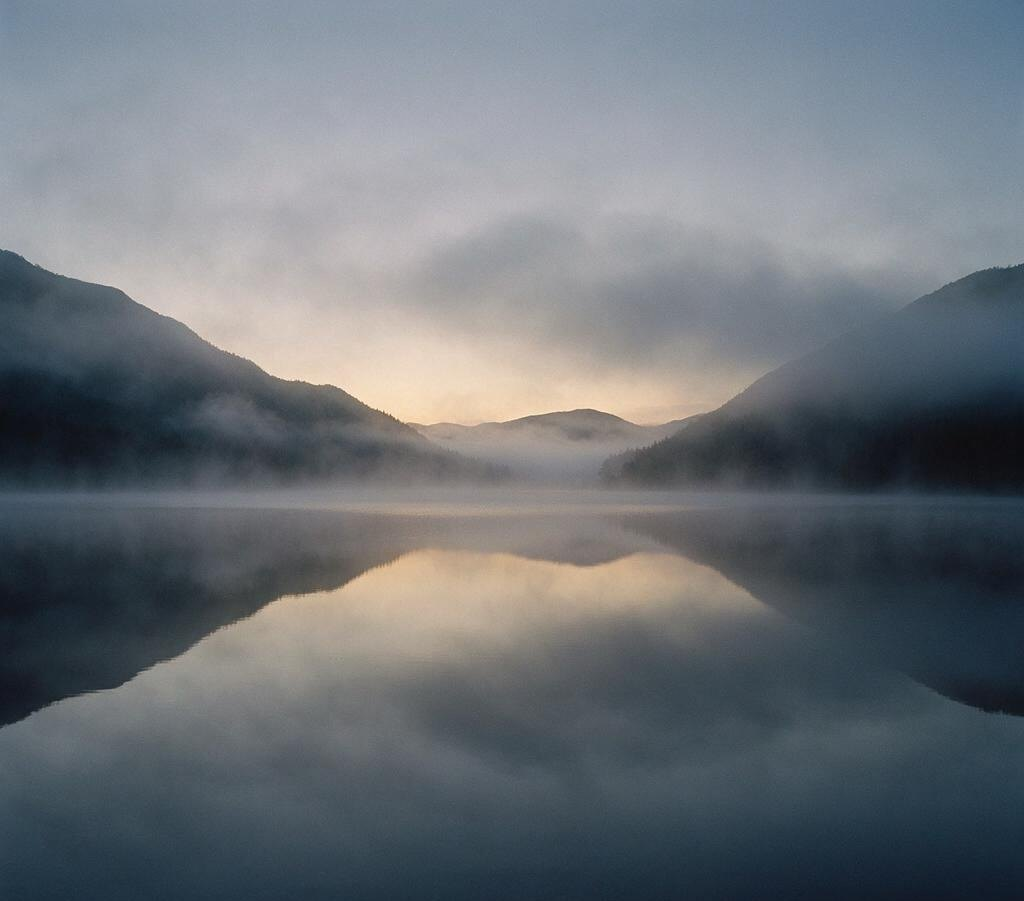
#> input picture photos/04-mist-lake.jpg, 1024 x 901 px; its folder holds 4 pictures in this run; the run also reads 2 pictures not shown here
$ python serve.py
#> lines starting #> are read from the running program, lines starting #| are printed output that depends on the picture
### tools/photos_lib.py
from __future__ import annotations

import json
import math
import re
from datetime import datetime
from pathlib import Path

ROOT = Path(__file__).resolve().parents[1]
PHOTOS = ROOT / "photos"
THUMBS = PHOTOS / "thumbs"
MEDIUM = PHOTOS / "medium"
META = PHOTOS / "meta.json"
MANIFEST = PHOTOS / "manifest.json"
IMAGE_EXTS = {".jpg", ".jpeg", ".png", ".webp", ".gif", ".avif"}
# 列表用多档缩略图：小屏 400、常规 800、回退 1200
THUMB_STEPS = (400, 800, 1200)
THUMB_MAX_EDGE = 1200
THUMB_QUALITY = 78
MEDIUM_MAX_EDGE = 1280
MEDIUM_QUALITY = 78
# AVIF 同主观质量体积约为 WebP 的 60-70%，质量参数独立调
AVIF_THUMB_QUALITY = 55
AVIF_MEDIUM_QUALITY = 55


def title_from_name(name: str) -> str:
    stem = Path(name).stem
    stem = re.sub(r"^\d+[-_\s]*", "", stem)
    stem = stem.replace("-", " ").replace("_", " ").strip()
    return stem or Path(name).stem


def normalize_slug(raw: str) -> str:
    """slug 归一：小写、非字母数字整段折成单个连字符、去首尾连字符。

    与 tools/gen_work_pages.mjs 的 normalizeSlug 是**同一条规则的两份实现**：
    这份在 sync 时写进 manifest（浏览器 F-4 分享按钮与逐图页生成器共用的唯一
    来源），那份负责生成器的校验与老清单的回退计算。一致性由
    tests/unit/gen-work-pages.test.mjs 的「真清单一致性」用例在真数据上钉住。
    """
    return re.sub(r"[^a-z0-9]+", "-", str(raw or "").lower()).strip("-")


def file_date(path: Path) -> str:
    ts = path.stat().st_mtime
    return datetime.fromtimestamp(ts).strftime("%Y-%m-%d")


def photo_date(path: Path) -> str:
    """优先 EXIF DateTimeOriginal / DateTime，否则文件 mtime。"""
    try:
        from PIL import Image
    except ImportError:
        return file_date(path)
    try:
        with Image.open(path) as im:
            exif = im.getexif()
            if not exif:
                return file_date(path)
            # 36867 DateTimeOriginal, 306 DateTime
            raw = exif.get(36867) or exif.get(306)
            if not raw:
                return file_date(path)
            day = str(raw).strip().split(" ")[0].replace(":", "-")
            datetime.strptime(day, "%Y-%m-%d")
            return day
    except Exception:
        return file_date(path)


def image_size(path: Path) -> tuple[int, int] | None:
    try:
        from PIL import Image
    except ImportError:
        return None
    try:
        with Image.open(path) as im:
            return int(im.width), int(im.height)
    except Exception:
        return None


def is_animated(path: Path) -> bool:
    """GIF / 动图 WebP / APNG 等多帧图。"""
    try:
        from PIL import Image
    except ImportError:
        return path.suffix.lower() == ".gif"
    try:
        with Image.open(path) as im:
            n = getattr(im, "n_frames", 1)
            return int(n) > 1
    except Exception:
        return path.suffix.lower() == ".gif"


# ── 墙色调色板（P1-6）────────────────────────────────────────────────────────
# 原先由 app.js 的 sampleRoomColor() 在浏览器里逐张 <img> 做
# canvas 28×28 取色 + 饱和度打分 + 对比度迭代。三个问题：
#   1. 每次 renderGallery 对全部卡片重跑一遍（筛选切换 = 全量重采样）；
#   2. 采样必须等图解码，落地前 --card-wall 是初始值 → 首屏可见色跳；
#   3. **结果不确定**：采的是 srcset 里浏览器实际选中的那一档（400/800/1200）
#      与格式（AVIF/WebP），随时随设备而变 —— 同一张画在不同宽度下墙色不同。
# 改为在 sync 阶段用 Pillow 一次性算好写进 manifest，客户端只做样式赋值。
# 算法与 sampleRoomColor 逐行对齐（含 Math.round 的半数进位方向）。
PALETTE_EDGE = 28
_PALETTE_HALL = (31, 42, 36)
_PALETTE_DIM = (12, 16, 14)
_PALETTE_IVORY = (240, 234, 216)


def _js_round(v: float) -> int:
    """JS 的 Math.round 对 .5 恒向 +∞ 进位；Python round() 是银行家舍入，必须区分。"""
    return math.floor(v + 0.5)


def _mix(c: tuple, t: tuple, k: float) -> tuple:
    return tuple(c[i] * (1 - k) + t[i] * k for i in range(3))


def _rel_lum(c: tuple) -> float:
    def f(v: float) -> float:
        s = max(0.0, min(255.0, v)) / 255
        return s / 12.92 if s <= 0.03928 else ((s + 0.055) / 1.055) ** 2.4

    return 0.2126 * f(c[0]) + 0.7152 * f(c[1]) + 0.0722 * f(c[2])


def _contrast_with(c: tuple, fg: tuple) -> float:
    l1, l2 = _rel_lum(c), _rel_lum(fg)
    hi, lo = max(l1, l2), min(l1, l2)
    return (hi + 0.05) / (lo + 0.05)


def _darken_for_ui(c: tuple, fg: tuple, min_ratio: float) -> tuple:
    col = tuple(float(v) for v in c)
    for _ in range(20):
        if _contrast_with(col, fg) >= min_ratio:
            return col
        col = tuple(v * 0.9 for v in col)
    return col


def _css_rgba(c: tuple, a: float = 1) -> str:
    return f"rgba({_js_round(c[0])}, {_js_round(c[1])}, {_js_round(c[2])}, {a})"


def photo_palette(path: Path) -> dict | None:
    """从原图算「展厅墙色」，输出与 sampleRoomColor 同形的四个 CSS 颜色。

    取自**原图**而非缩略图：一次算好即与展示档位解耦，同一张画在卡片／序厅／
    灯箱三处共用一套墙色（原先三处各采各的，同画三色）。
    EXIF 旋转不必处理——旋转是像素集合的双射，均值与最饱和像素都不变。
    无 Pillow 或解码失败返回 None，客户端会自动回落到采样路径。
    """
    try:
        from PIL import Image
    except ImportError:
        return None
    try:
        with Image.open(path) as im:
            # 采样源取**原图**：调色板是画作的属性，不该随我们 WebP/AVIF 编码档位漂移。
            # 滤波选 BILINEAR 是实测结果——与浏览器 drawImage 的缩放在同一张图上的
            # 输出最接近：最大通道差 18（BOX 36 / BICUBIC 49 / LANCZOS 50 / NEAREST 42），
            # 因为 accent 是「最饱和的单像素」argmax，滤波稍有不同就会翻转成另一个像素。
            small = im.convert("RGBA").resize(
                (PALETTE_EDGE, PALETTE_EDGE), Image.Resampling.BILINEAR
            )
            data = small.tobytes()
    except Exception:
        return None

    total_r = total_g = total_b = 0
    count = 0
    best_score = 0.0
    accent = (0, 0, 0)
    for i in range(0, len(data), 4):
        pr, pg, pb, pa = data[i], data[i + 1], data[i + 2], data[i + 3]
        if pa < 32:
            continue
        total_r += pr
        total_g += pg
        total_b += pb
        count += 1
        mx = max(pr, pg, pb)
        mn = min(pr, pg, pb)
        sat = 0.0 if mx == 0 else (mx - mn) / mx
        score = sat * (mx / 255)
        if score > best_score:
            best_score = score
            accent = (pr, pg, pb)
    if not count:
        return None

    avg = (total_r / count, total_g / count, total_b / count)
    accent_rgb = accent if best_score > 0.08 else avg

    # 画作色压进展厅深绿，保持油画馆气质。混合度取高（墙 0.72 / 光晕 0.45）：
    # 采样只贡献明暗与色相差，否则亮米色画作会把序厅/观画室的墙拉成发灰的棕墙。
    wall = _mix(_mix(avg, accent_rgb, 0.35), _PALETTE_HALL, 0.72)
    glow = _mix(_mix(avg, accent_rgb, 0.55), _PALETTE_HALL, 0.45)
    deep = _mix(wall, _PALETTE_DIM, 0.52)
    # 采样墙再亮也不牺牲 chrome 文字对比（对照象牙字）
    wall = _darken_for_ui(wall, _PALETTE_IVORY, 4.5)
    deep = _darken_for_ui(deep, _PALETTE_IVORY, 4.5)
    glow = _darken_for_ui(glow, _PALETTE_IVORY, 3)
    return {
        "wall": _css_rgba(wall),
        "deep": _css_rgba(deep),
        "glow": _css_rgba(glow, 0.55),
        "accent": _css_rgba(_mix(accent_rgb, _PALETTE_HALL, 0.4), 0.75),
    }


def _try_save_avif(im, out: Path, quality: int) -> bool:
    """尽力写 AVIF；无 AVIF 编解码的 Pillow 静默跳过，WebP 仍是权威回退。"""
    try:
        im.save(out, "AVIF", quality=quality)
        return True
    except Exception:
        return False


# [33 lines left out: function _write_webp_variant, not called in this run]


def ensure_thumb_set(src: Path) -> dict[str, tuple[str, int, str | None]]:
    """生成 400/800/1200 档缩略图（WebP 必产 + AVIF 尽力）；返回 {档: (webp路径, 实际像素宽, avif路径|None)}。

    小图不放大，三档可能同尺寸——srcset 必须按实际宽度声明，
    虚报 400w/800w/1200w 会让浏览器选错档、把小图放大到模糊。
    """
    out: dict[str, tuple[str, int, str | None]] = {}
    try:
        from PIL import Image, ImageOps
    except ImportError:
        # 无 Pillow 时同样生成不了缩略图，等同无输出
        return out

    THUMBS.mkdir(parents=True, exist_ok=True)
    for edge in THUMB_STEPS:
        name = f"{src.stem}.webp" if edge == THUMB_MAX_EDGE else f"{src.stem}-{edge}.webp"
        out_path = THUMBS / name
        avif_path = out_path.with_suffix(".avif")
        webp_rel = out_path.relative_to(ROOT).as_posix()
        avif_rel = avif_path.relative_to(ROOT).as_posix()
        try:
            fresh_webp = out_path.exists() and out_path.stat().st_mtime >= src.stat().st_mtime
            fresh_avif = avif_path.exists() and avif_path.stat().st_mtime >= src.stat().st_mtime
            if fresh_webp and fresh_avif:
                size = image_size(out_path)
                if size:
                    out[str(edge)] = (webp_rel, int(size[0]), avif_rel)
                continue
            made_avif = fresh_avif
            width = 0
            with Image.open(src) as im:
                im = ImageOps.exif_transpose(im)
                if max(im.size) > edge:
                    im.thumbnail((edge, edge), Image.Resampling.LANCZOS)
                if im.mode not in ("RGB", "RGBA"):
                    im = im.convert("RGB")
                if not fresh_webp:
                    im.save(out_path, "WEBP", quality=THUMB_QUALITY, method=6)
                if not fresh_avif:
                    made_avif = _try_save_avif(im, avif_path, AVIF_THUMB_QUALITY)
                width = int(im.width)
            out[str(edge)] = (webp_rel, width, (avif_rel if made_avif else None))
        except Exception:
            continue
    return out


def ensure_medium(src: Path) -> tuple[str, str | None] | None:
    """生成 photos/medium/<stem>.webp + .avif（长边 ~1280px）；原图不大于上限时不另存。"""
    try:
        from PIL import Image
    except ImportError:
        return None

    try:
        # 只读 header 判尺寸，不解码像素（exif 转置只交换宽高，max(size) 不变）
        with Image.open(src) as im:
            if max(im.size) <= MEDIUM_MAX_EDGE:
                return None
    except Exception:
        return None
    return _write_webp_variant(src, MEDIUM, MEDIUM_MAX_EDGE, MEDIUM_QUALITY)


def medium_width_at(item: dict, max_edge: int) -> int:
    """按给定长边上限反推中图的像素宽（中图尺寸本身不进 manifest）。

    与 ``src/util.js`` 的 ``mediumWidth()`` 是**同一条规则的两份实现**——前者给
    Python 侧用（组 heroSrcset），后者给无 manifest 条目的本机上传图兜底。
    两份漂移会让预载选中与 ``<picture>`` 不同的候选（白下一次图），
    由 ``tests/unit/medium-width.test.mjs`` 拿提交的 manifest 逐条钉住。

    取整刻意用 floor(x + 0.5) 而不是内置 ``round()``：Python 的 round 是
    银行家舍入（round(0.5) == 0），JS 的 Math.round 是四舍五入（0.5 → 1）。
    """
    w, h = item.get("width"), item.get("height")
    if not isinstance(w, int) or not isinstance(h, int) or w <= 0 or h <= 0:
        return 0
    long_edge = max(w, h)
    if long_edge <= max_edge:
        return w
    return int(math.floor(w * max_edge / long_edge + 0.5))


def medium_width(item: dict) -> int:
    """1280 档的像素宽（``medium_width_at`` 在上限 1280 上的特例）。"""
    return medium_width_at(item, MEDIUM_MAX_EDGE)


def hero_srcsets(item: dict) -> dict:
    """序厅首图（= LCP 元素）的响应式候选，供构建期预载注入直接消费。

    为什么预算在 sync 而不是留给前端算：预载由 ``tools/hero-preload.mjs`` 在
    构建收尾时写进 ``dist/index.html``（预加载扫描器解析到即发起，零脚本依赖），
    那个生成器读的是**仓库里提交的 manifest**。把规则留在前端就等于再抄一份 ——
    这里预算好，生成器只搬运字符串，规则仍只有一份（本函数），前端只在
    「清单是旧/降级版」与「直服源码不跑构建」时用 ``heroSrcset()`` 兜底。

    与 ``src/util.js`` 的 ``heroSrcset`` / ``heroAvifSrcset`` 同构：
    缩略图各档 + 中图（大屏兜底）；动图没有中图，因此自然只剩缩略图。
    """
    out: dict[str, str] = {}
    width = medium_width(item)
    for key, width_key in (("heroSrcset", "thumbSrcset"), ("heroAvifSrcset", "thumbAvifSrcset")):
        parts = []
        if item.get(width_key):
            parts.append(item[width_key])
        medium_key = "medium" if key == "heroSrcset" else "mediumAvif"
        if item.get(medium_key) and width:
            parts.append(f"{item[medium_key]} {width}w")
        if parts:
            out[key] = ", ".join(parts)
    return out


def list_photo_files() -> list[Path]:
    """列出 photos/ 下的图片文件。

    ⚠️ 这里的排序**不是**展厅陈列顺序的来源（见 build_photos 的显式排序）。
    它只提供一个稳定的枚举起点；mtime 只是本机可见量，git 不保存它，
    因此绝不能拿它当顺序键。
    """
    files = [
        p
        for p in PHOTOS.iterdir()
        if p.is_file() and p.suffix.lower() in IMAGE_EXTS
    ]
    files.sort(key=lambda p: (p.stat().st_mtime, p.name), reverse=True)
    return files


def load_meta() -> dict:
    if not META.exists():
        return {}
    try:
        return json.loads(META.read_text(encoding="utf-8"))
    except Exception:
        return {}


def load_prev_dates() -> dict[str, str]:
    """读取已有 manifest 的 file→date，保证入馆照片日期不再漂移。

    git 不保存 mtime，CI 每次 checkout 都把文件 mtime 变成当天；
    无 EXIF 的图若每次都从 mtime 重新推导 date，就会被改成跑 CI 的日期。
    """
    if not MANIFEST.exists():
        return {}
    try:
        data = json.loads(MANIFEST.read_text(encoding="utf-8"))
    except Exception:
        return {}
    dates: dict[str, str] = {}
    for entry in data.get("photos", []):
        name, day = entry.get("file"), entry.get("date")
        if isinstance(name, str) and isinstance(day, str):
            dates[name] = day
    return dates


def photo_item(path: Path, meta: dict, prev_dates: dict[str, str] | None = None) -> dict:
    name = path.name
    info = meta.get(name) or {}
    size = image_size(path)
#> in image_size, im is the input picture: PIL image 1024x901 RGB; mean R, G, B 108.1, 114, 120
    animated = is_animated(path)
    thumbs = ensure_thumb_set(path)
    # 动图不生成 medium：灯箱直接用原文件，避免冻成静帧
    medium = None if animated else ensure_medium(path)
    item = {
        "src": f"photos/{name}",
        "file": name,
        # slug（F-4）：meta 覆盖 > 文件名 stem（与 JS slugSource 同规则：去最后一个扩展名）。
        # 取覆盖的语义与 JS 的 `override ?? slugSource` 对齐：**null 才回退**，空串照走
        # （`"slug": ""` 是策展笔误，交给构建期 SLUG_RE 大声报错，不在生成端静默兜底）。
        "slug": normalize_slug(
            info["slug"] if info.get("slug") is not None else re.sub(r"\.[^.]+$", "", name)
        ),
        "title": info.get("title") or title_from_name(name),
        "caption": info.get("caption") or "",
        # 回退链：手写 meta > 已入馆日期（防 CI/本机 mtime 漂移）> EXIF > mtime
        "date": info.get("date") or (prev_dates or {}).get(name) or photo_date(path),
    }
    # featured（F-3）：序厅选片的策展排名（正整数、越小越靠前）。出现即校验 ——
    # 策展笔误在生成端大声红，不静默兜底（与 slug 同哲学）。
    featured = info.get("featured")
    if featured is not None:
        if isinstance(featured, bool) or not isinstance(featured, int) or featured < 1:
            raise SystemExit(
                f"meta.json: {name} 的 featured 必须是不小于 1 的整数（越小越靠前），"
                f"实际为 {featured!r}"
            )
        item["featured"] = featured
    if animated:
        item["animated"] = True
    if thumbs.get("1200"):
        item["thumb"] = thumbs["1200"][0]
        # srcset 按每档实际像素宽声明并同宽去重（小图三档内容相同）；AVIF 与 WebP 同宽
        seen: dict[int, str] = {}
        seen_avif: dict[int, str] = {}
        for edge in sorted(thumbs, key=int):
            rel, width, avif_rel = thumbs[edge]
            if width > 0 and width not in seen:
                seen[width] = rel
            if width > 0 and avif_rel and width not in seen_avif:
                seen_avif[width] = avif_rel
        if seen:
            item["thumbSrcset"] = ", ".join(
                f"{rel} {width}w" for width, rel in sorted(seen.items())
            )
        if seen_avif:
            item["thumbAvifSrcset"] = ", ".join(
                f"{rel} {width}w" for width, rel in sorted(seen_avif.items())
            )
    if medium:
        item["medium"] = medium[0]
        if medium[1]:
            item["mediumAvif"] = medium[1]
    if size:
        item["width"], item["height"] = size
    # 序厅首图的预载候选：必须在 width/height 之后组（中图宽度由原图宽高反推）
    item.update(hero_srcsets(item))
    palette = photo_palette(path)
    if palette:
        # 客户端只做样式赋值；缺失（无 Pillow / 解码失败）时回落浏览器采样
        item["palette"] = palette
    return item


def manifest_order_key(item: dict) -> tuple[str, str]:
    """展厅陈列顺序键：date 倒序，同日按文件名倒序。

    为什么不能用 mtime：git 不保留文件 mtime。本机按「真实上传时间」排，
    CI checkout 后所有照片 mtime 相同、退化成「文件名倒序」——同一批图在两处
    排布完全不同，导致
      · 本地预览无法复现线上的策展观感；
      · 「每 7 张独占一面墙」的重点墙落在不同作品上；
      · index.html 的序厅首图 preload 会指向与线上不同的那张（白拉一次高优先级图）。
    date 的回退链（手写 meta > 已入馆日期 prev_dates > EXIF > mtime）里，
    prev_dates 直接来自已提交的 manifest，因此对「已入馆」的照片是完全环境无关的；
    新入馆照片在首次 CI 跑完后也会被 prev_dates 钉住。
    """
    return (item.get("date") or "", item.get("file") or "")


def check_featured_ranks(items: list[dict]) -> None:
    """featured 排名须全局唯一（F-3）：重复名意味着先后无从判定，属策展笔误，报错退出。"""
    seen: dict[int, str] = {}
    for it in items:
        rank = it.get("featured")
        if rank is None:
            continue
        name = str(it.get("file"))
        if rank in seen:
            raise SystemExit(
                f"meta.json: featured 排名 {rank} 重复（{seen[rank]} 与 {name}），排名须唯一"
            )
        seen[rank] = name


# [15 lines left out: function hero_file, not called in this run]


def build_photos() -> list[dict]:
    meta = load_meta()
    prev_dates = load_prev_dates()
    items = [photo_item(p, meta, prev_dates) for p in list_photo_files()]
#> in is_animated, `n = getattr(im, "n_frames", 1)`: n = 1
#> in photo_item, `animated = is_animated(path)`: animated = False
#> in photo_item, `thumbs = ensure_thumb_set(path)`: thumbs = 2 items
#> in photo_palette, `small = im.convert("RGBA").resize( (PALETTE_EDGE, PALETTE_EDGE), Image..`:
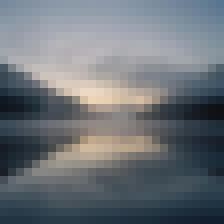
#> small: PIL image 28x28 RGBA (shown 8 times larger); mean R, G, B, A 108.1, 114.1, 120.1, 255
#> the loop in photo_palette, `for i in range(0, len(data), 4):` made 784 passes
#> (i, pr, pg, pb, total_r, total_g, total_b, mx) on passes 22 to 28: (84, 116, 135, 156, 2905, 3236, 3585, 156), (88, 111, 132, 153, 3016, 3368, 3738, 153), (92, 108, 129, 152, 3124, 3497, 3890, 152), (96, 104, 127, 150, 3228, 3624, 4040, 150), (100, 99, 125, 147, 3327, 3749, 4187, 147), (104, 94, 121, 144, 3421, 3870, 4331, 144), (108, 88, 118, 143, 3509, 3988, 4474, 143)
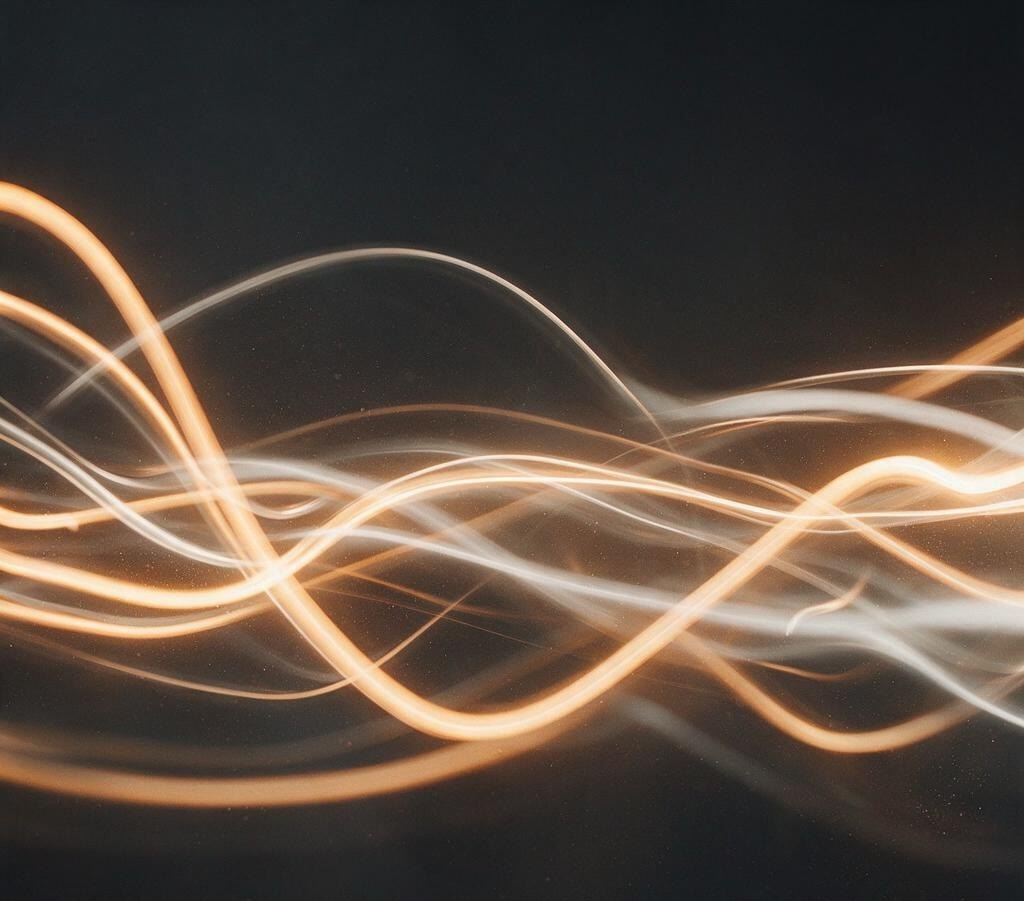
#> input picture photos/03-light-trails.jpg, 1024 x 901 px
#> in image_size, im is the input picture: PIL image 1024x901 RGB; mean R, G, B 88.8, 74.9, 64.2
#> in photo_palette (call 2), `small = im.convert("RGBA").resize( (PALETTE_EDGE, PALETTE_EDGE), Image..`:
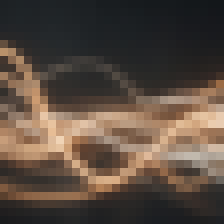
#> small: PIL image 28x28 RGBA (shown 8 times larger); mean R, G, B, A 88.8, 74.9, 64.2, 255
#> the loop in photo_palette (call 2), `for i in range(0, len(data), 4):` made 784 passes
#> i on passes 2 to 4: 4, 8, 12
#> (the rest of the program and of its run is left out)
